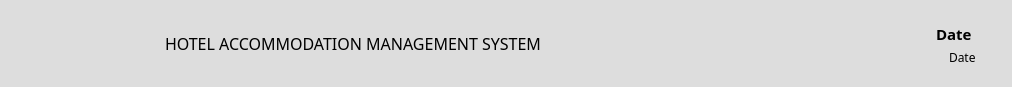
        <widget class="QWidget" name="widget" native="true">
         <property name="minimumSize">
          <size>
           <width>0</width>
           <height>87</height>
          </size>
         </property>
         <property name="maximumSize">
          <size>
           <width>16777215</width>
           <height>87</height>
          </size>
         </property>
         <property name="styleSheet">
          <string notr="true">background-color: rgb(221, 221, 221);</string>
         </property>
         <layout class="QHBoxLayout" name="horizontalLayout_3">
          <property name="spacing">
           <number>0</number>
          </property>
          <property name="leftMargin">
           <number>0</number>
          </property>
          <property name="topMargin">
           <number>0</number>
          </property>
          <property name="rightMargin">
           <number>0</number>
          </property>
          <property name="bottomMargin">
           <number>0</number>
          </property>
          <item>
           <widget class="QPushButton" name="btnMenu1">
            <property name="minimumSize">
             <size>
              <width>75</width>
              <height>87</height>
             </size>
            </property>
            <property name="maximumSize">
             <size>
              <width>75</width>
              <height>87</height>
             </size>
            </property>
            <property name="styleSheet">
             <string notr="true">QPushButton{
border:none;
border-radius: 3px;
padding: 8px 0 8px 15px;
color: rgb(0, 0, 0);
}

QPushButton:hover {
	;
	background-color: rgb(218, 218, 218);
}

QPushButton:pressed {
	background-color: rgb(255, 255, 255);
}</string>
            </property>
            <property name="text">
             <string/>
            </property>
            <property name="icon">
             <iconset>
              <normaloff>menu.svg</normaloff>
              <normalon>chevron-left.svg</normalon>menu.svg</iconset>
            </property>
            <property name="iconSize">
             <size>
              <width>28</width>
              <height>28</height>
             </size>
            </property>
            <property name="checkable">
             <bool>true</bool>
            </property>
            <property name="checked">
             <bool>false</bool>
            </property>
            <property name="autoExclusive">
             <bool>false</bool>
            </property>
           </widget>
          </item>
          <item>
           <spacer name="horizontalSpacer_39">
            <property name="orientation">
             <enum>Qt::Horizontal</enum>
            </property>
            <property name="sizeType">
             <enum>QSizePolicy::Expanding</enum>
            </property>
            <property name="sizeHint" stdset="0">
             <size>
              <width>90</width>
              <height>20</height>
             </size>
            </property>
           </spacer>
          </item>
          <item>
           <widget class="QLabel" name="system_name">
            <property name="font">
             <font>
              <family>Arial Rounded MT Bold</family>
              <pointsize>12</pointsize>
              <weight>50</weight>
              <italic>false</italic>
              <bold>false</bold>
             </font>
            </property>
            <property name="text">
             <string>HOTEL ACCOMMODATION MANAGEMENT SYSTEM</string>
            </property>
           </widget>
          </item>
          <item>
           <spacer name="horizontalSpacer_3">
            <property name="orientation">
             <enum>Qt::Horizontal</enum>
            </property>
            <property name="sizeHint" stdset="0">
             <size>
              <width>386</width>
              <height>20</height>
             </size>
            </property>
           </spacer>
          </item>
          <item>
           <widget class="QWidget" name="widget_23" native="true">
            <layout class="QGridLayout" name="gridLayout_47">
             <property name="bottomMargin">
              <number>5</number>
             </property>
             <property name="verticalSpacing">
              <number>2</number>
             </property>
             <item row="0" column="0" alignment="Qt::AlignBottom">
              <widget class="QLabel" name="lblDate">
               <property name="font">
                <font>
                 <family>Century Gothic</family>
                 <pointsize>11</pointsize>
                 <weight>75</weight>
                 <bold>true</bold>
                </font>
               </property>
               <property name="text">
                <string>Date </string>
               </property>
              </widget>
             </item>
             <item row="1" column="0" alignment="Qt::AlignRight|Qt::AlignTop">
              <widget class="QLabel" name="label_11">
               <property name="minimumSize">
                <size>
                 <width>0</width>
                 <height>20</height>
                </size>
               </property>
               <property name="maximumSize">
                <size>
                 <width>16777215</width>
                 <height>20</height>
                </size>
               </property>
               <property name="font">
                <font>
                 <family>Century Gothic</family>
                 <pointsize>9</pointsize>
                </font>
               </property>
               <property name="text">
                <string>Date</string>
               </property>
              </widget>
             </item>
            </layout>
           </widget>
          </item>
          <item>
           <spacer name="horizontalSpacer_28">
            <property name="orientation">
             <enum>Qt::Horizontal</enum>
            </property>
            <property name="sizeType">
             <enum>QSizePolicy::Fixed</enum>
            </property>
            <property name="sizeHint" stdset="0">
             <size>
              <width>20</width>
              <height>20</height>
             </size>
            </property>
           </spacer>
          </item>
          <item>
           <widget class="QLabel" name="label_8">
            <property name="text">
             <string/>
            </property>
           </widget>
          </item>
         </layout>
        </widget>
